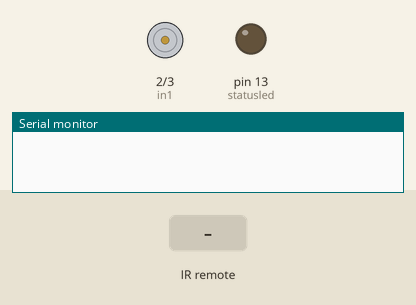
Recording of a sketch running on a simulated Arduino Uno, built with avr-gcc and run on an emulated ATmega328P. Parts: motor-driver pin pairs drawn as motors (green arrow = first pin HIGH = forward, orange = second pin HIGH = backward, longer = more drive), output pins drawn as LEDs (lit = HIGH), the last lines printed to the serial monitor. Inputs (shaded band) come from the test bench.

Above: at 1.2 s.
1.3 s: infrared code 0xFF629D received
At 2.4 s:
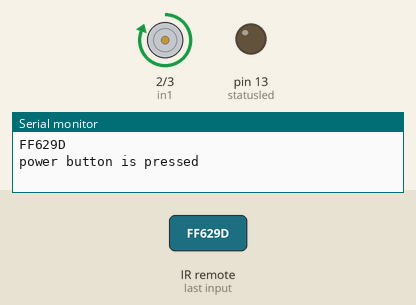
3.2 s: infrared code 0xFFA857 received
At 4.8 s:
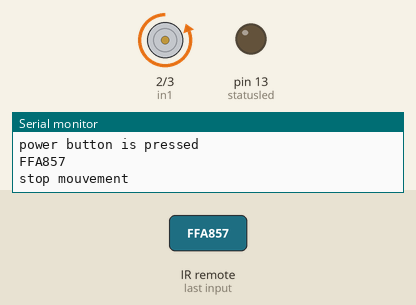
5.1 s: infrared code 0xFF02FD received
At 6.5 s:
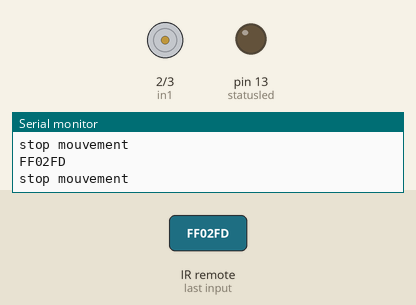
Timing chart, 0 to 8.1 s (numbered marks = the images above; inputs shaded):
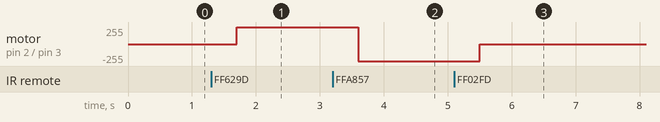

Measured:
- after the input at 1.3 s, motor on pin 2 (in1) / pin 3 (in2): stopped → forward 255/255 after 0.40 s
- after the input at 3.2 s, motor on pin 2 (in1) / pin 3 (in2): forward 255/255 → backward 255/255 after 0.40 s
- after the input at 5.1 s, motor on pin 2 (in1) / pin 3 (in2): backward 255/255 → stopped after 0.40 s

The sketch:

rover.ino
```cpp
#include <IRremote.h>
const int in1 = 2 ;
const int in2 = 3 ;
int M1[] = {in1,in2};
const int in3 = 4 ;
const int in4 = 5 ;
int M2[] = {in3,in4};
const int in5 = 8 ;
const int in6 = 9 ;
int M3[] = {in5,in6};
const int in7 = 6 ;
const int in8 = 7 ;
int M4[] = {in7,in8};
double pauseplay =0xFF02FD;
double volplus =0xFF629D;
double volminus=0xFFA857;
double next=0xFFC23D;
double previous=0xFF22DD;


char command;
int receiver_pin = 10;   //Connect the output pin of IR receiver at pin 4
int statusled = 13;
IRrecv irrecv(receiver_pin);
decode_results results;
void setup() {
  Serial.begin(9600);
  irrecv.enableIRIn();
  pinMode(statusled, OUTPUT);
  digitalWrite(statusled, LOW);
  pinMode(in1,OUTPUT) ;   //Logic pins are also set as output
pinMode(in2,OUTPUT) ;

}

void loop() {

  if (irrecv.decode(&results)) {
    digitalWrite(statusled, LOW);
    Serial.println(results.value,HEX);
    irrecv.resume();
    delay(400);
    if(results.value==volplus){
      Serial.println ("power button is pressed");
      forward(M1);
      forward(M2);
      forward(M3);
      forward(M4);


    }
    if(results.value==pauseplay){
      Serial.println ("stop mouvement");
      brake(M1);
      brake(M2);
      brake(M3);
      brake(M4);
    }
     if(results.value==volminus){
      Serial.println ("stop mouvement");
      backward(M1);
      backward(M2);
      backward(M3);
      backward(M4);
    }
    if(results.value==next){
       right();
    }
    if(results.value==previous){
       left();
    }
  }
}


void forward(int M[]){
  digitalWrite(M[0],HIGH) ;
  digitalWrite(M[1],LOW) ;
}
void brake(int M[]){
  digitalWrite(M[0],LOW) ;
  digitalWrite(M[1],LOW) ;
}
void backward(int M[]){
  digitalWrite(M[0],LOW) ;
  digitalWrite(M[1],HIGH) ;
}
void right(){
 forward(M1);
 forward(M4);
 backward(M2);
 backward(M3);
 delay(2000);


}
void left(){
 forward(M2);
 forward(M3);
 backward(M1);
 backward(M4);
 delay(2000);

}

void forwardAll(){
      forward(M1);
      forward(M2);
      forward(M3);
      forward(M4);
}
```
